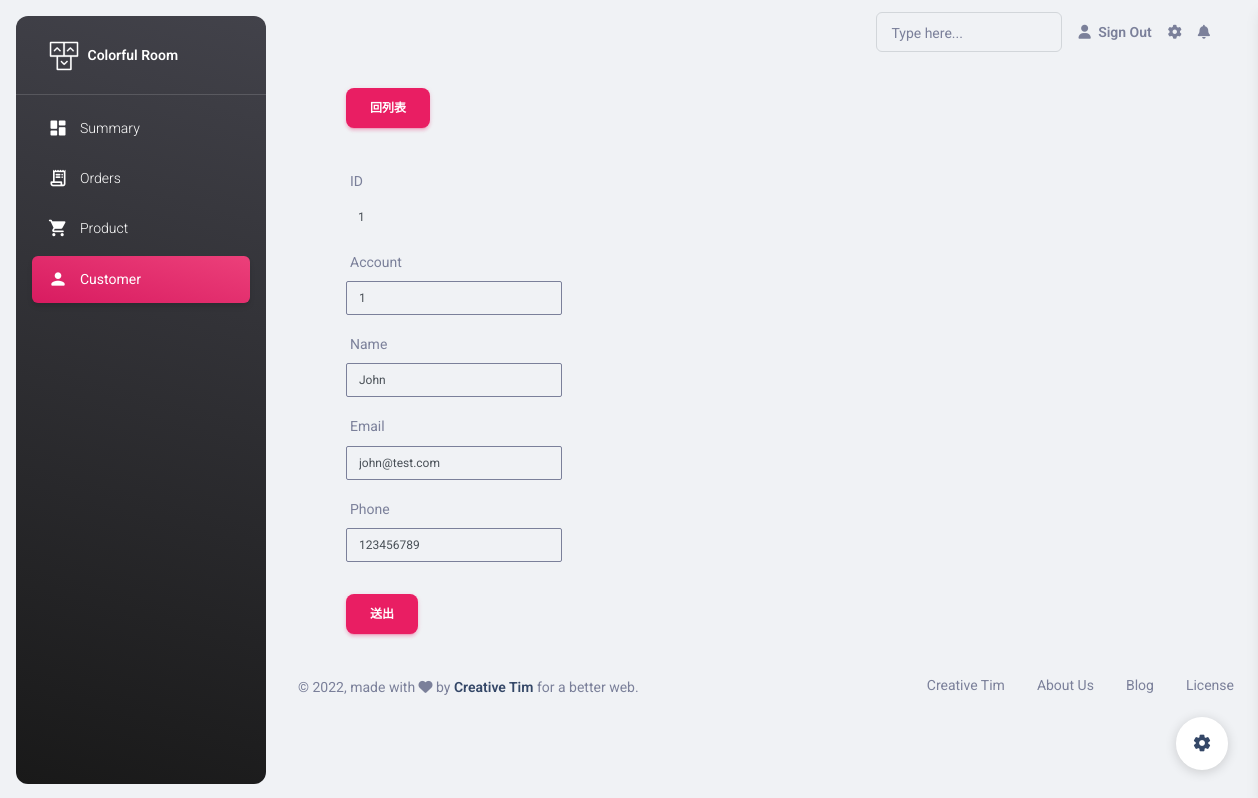
/pages/customer/customer-edit.php?id=1, run on an earlier commit of the app's database.
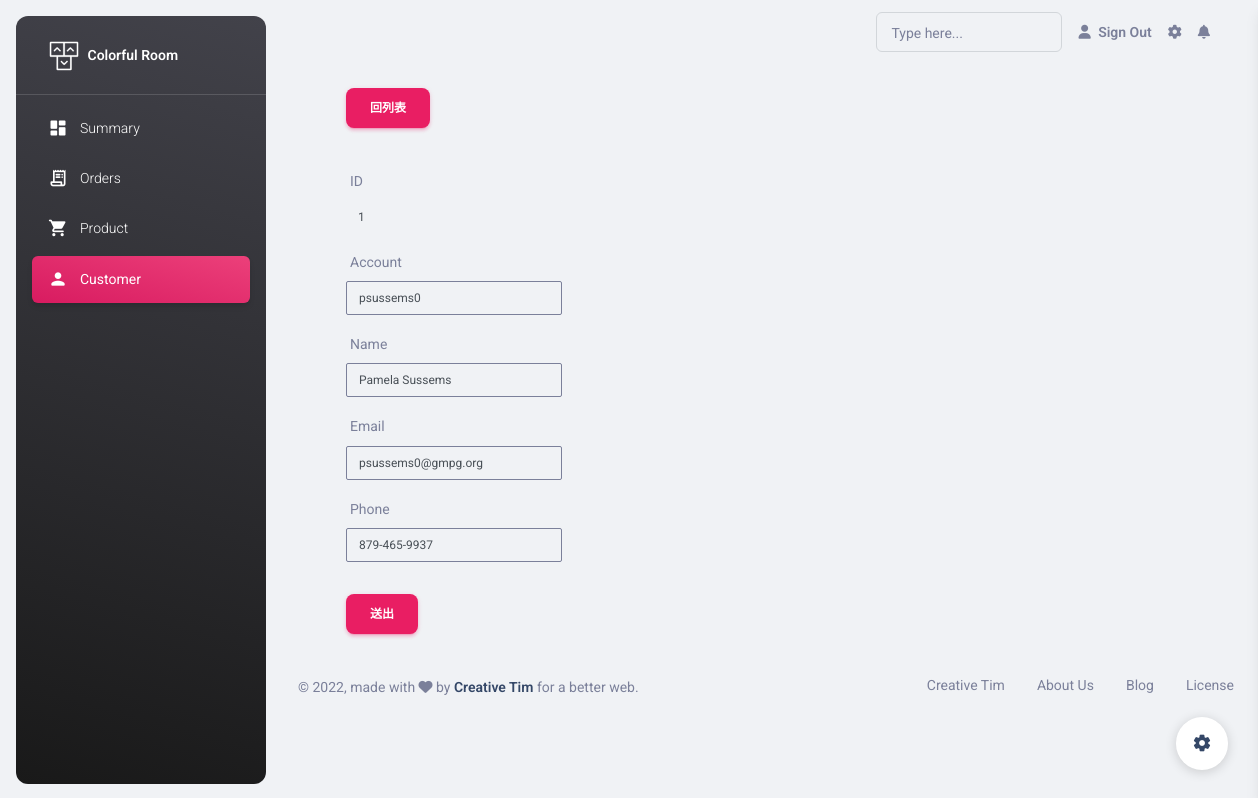
And on a later commit of the database.
### tables this page shows
CREATE TABLE `customer` (
  `id` int(11) NOT NULL,
  `account` varchar(50) DEFAULT NULL,
  `name` varchar(50) DEFAULT NULL,
  `password` varchar(50) DEFAULT NULL,
  `email` varchar(50) DEFAULT NULL,
  `phone` varchar(50) DEFAULT NULL,
  `created_at` date DEFAULT NULL,
  `edit_at` date DEFAULT NULL,
  `valid` int(11) DEFAULT NULL
);

### pages/var.php (called while the page is built, shortened)
<?php
$url_page_user_list     = '/colorful-room/pages/customer/user-list.php?table=member';

### pages/customer/customer-edit.php (the view, shortened to what this page needs)
<?php
require_once("../../components/pdo-connect.php");
include_once("../var.php");
include_once("../signin/do-authorize.php");
if (isset($_GET["id"])) {
    $id = $_GET["id"];
} else {
    $id = 0;
}
$sqlCustomer = "SELECT * FROM customer WHERE id=? AND valid=1";
$stmt = $db_host->prepare($sqlCustomer);
try {
    $stmt->execute([$id]);
    $rowsCountCustomer = $stmt->rowCount();
} catch (PDOException $e) {
    echo $e->getMessage();
}
?>
<?php include "../../template/head.php"; ?>
<?php include "../../template/body-aside.php"; ?>
<?php include "../../template/body-main-header.php" ?>
<div class="container mx-5">
    <div class="row justify-content-start">
        <div class="col-lg-3 col-md-6 col-sm-6">
            <div class="py-2 my-3">
                <a href="<?= $url_page_user_list ?>" class="btn btn-primary">回列表</a>
            </div>
            <?php if ($rowsCountCustomer == 0) : ?>
                <p class="font-bold">使用者不存在</p>
            <?php else :
                $rowsCustomer = $stmt->fetch();
            ?>
                <form action="customerDoUpdate.php" method="post">
                    <div class="mb-3 input-group-sm">
                        <label for="id" class="form-label">ID</label>
                        <input type="text" class="form-control " id="id" name="id" value="<?= $rowsCustomer["id"] ?>" readonly>
                    </div>
                    <div class="mb-3 input-group-sm">
                        <label for="account" class="form-label">Account</label>
                        <input type="text" class="form-control border border-secondary" id="account" name="account" value="<?= $rowsCustomer["account"] ?>">
                    </div>
                    <div class="mb-3 input-group-sm">
                        <label for="name" class="form-label">Name</label>
                        <input type="text" class="form-control border border-secondary" id="name" name="name" value="<?= $rowsCustomer["name"] ?>">
                    </div>
                    <div class="mb-3 input-group-sm">
                        <label for="email" class="form-label">Email</label>
                        <input type="text" class="form-control border border-secondary" id="email" name="email" value="<?= $rowsCustomer["email"] ?>">
                    </div>
                    <div class="mb-3 input-group-sm">
                        <label for="phone" class="form-label">Phone</label>
                        <input type="text" class="form-control border border-secondary" id="phone" name="phone" value="<?= $rowsCustomer["phone"] ?>">
                    </div>
                    <button class="btn btn-primary mt-3" type="button" data-bs-toggle="modal" data-bs-target="#staticBackdrop">送出</button>
                </form>
            <?php endif; ?>
        </div>
    </div>
</div>
<?php include "../../template/body-main-footer.php" ?>
<?php include "../../template/body-corner.php" ?>

What changed in the data, as far as the page shows it:
changed customer id 1: account "1" → "psussems0"; name "John" → "Pamela Sussems"; email "john@test.com" → "psussems0@gmpg.org"; phone "123456789" → "879-465-9937"
